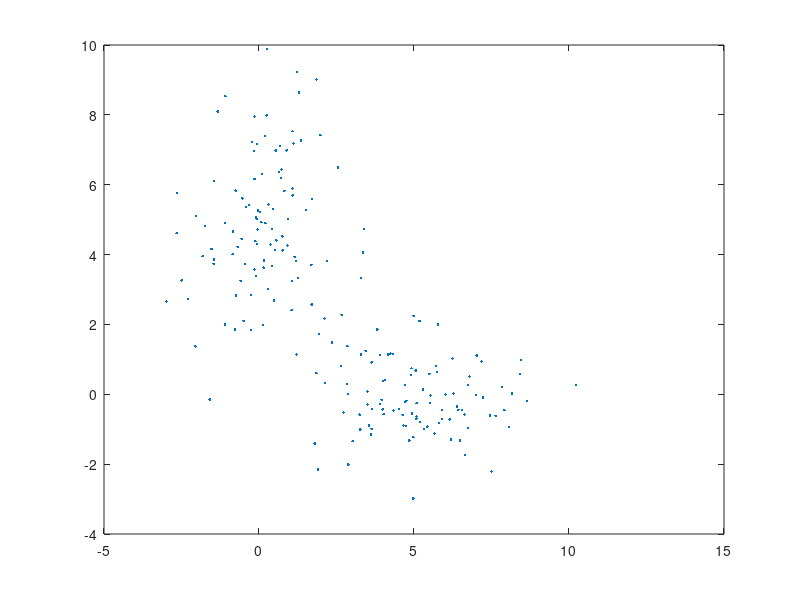

Source code (MATLAB):
clear; clc; close all;
mu1 = [0, 5];
mu2 = [5 , 0];
sigma1 = [2, 0; 0, 3];
sigma2 = [4, 0; 0, 1];
n = 100;
rng default  % For reproducibility
D1 = mvnrnd(mu1, sigma1, n);
D2 = mvnrnd(mu2, sigma2, n);
D = [D1(:,1) D1(:,2) 1*ones(size(D1,1),1);
D2(:,1) D2(:,2) 2*ones(size(D2,1),1)];
plot(D(:,1),D(:,2),'.');